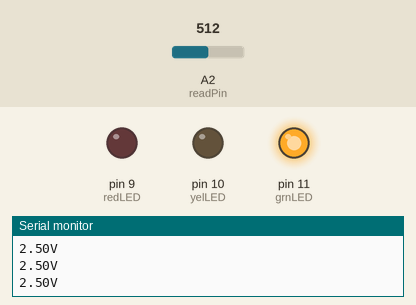
Simulated run of this sketch. Board: Arduino Uno, built with avr-gcc and run on an emulated ATmega328P. On the bench: output pins drawn as LEDs (lit = HIGH), the last lines printed to the serial monitor. Inputs (shaded band) come from the test bench; at power-on: A2 (readPin) = 512.

Above: at 1.3 s.
1.4 s: A2 (readPin) set to 600
2.9 s: A2 (readPin) set to 627
At 4.1 s:
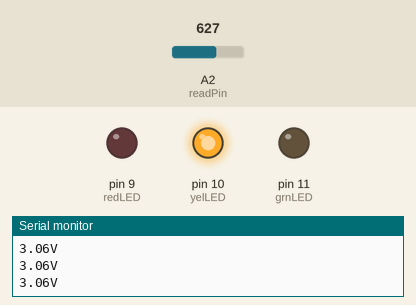
4.5 s: A2 (readPin) set to 809
6.0 s: A2 (readPin) set to 833
At 6.5 s:
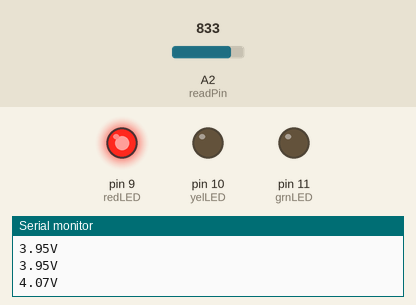
7.5 s: A2 (readPin) set to 716
At 8.7 s:
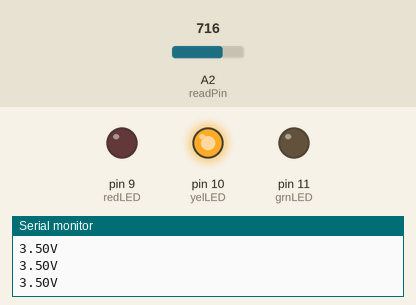
9.0 s: A2 (readPin) set to 900
At 10.0 s:
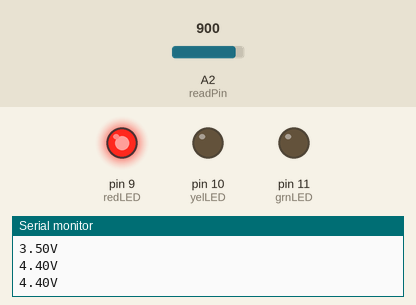
Timing chart, 0 to 11.5 s (numbered marks = the images above; inputs shaded):
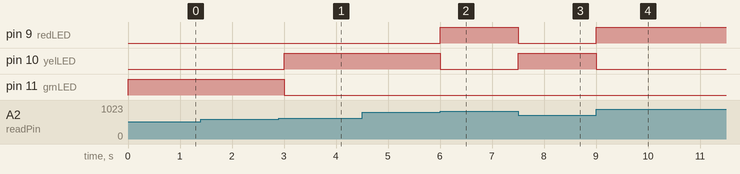

Measured:
- the behaviour switches between 613 and 614 on A2 (readPin) (found by bisection; images 0 and 1)
- the behaviour switches between 818 and 819 on A2 (readPin) (found by bisection; images 1 and 2)
- after the input at 2.9 s, pin 10 (yelLED): LOW → HIGH after 0.10 s; pin 11 (grnLED): HIGH → LOW after 0.10 s
- after the input at 6.0 s, pin 9 (redLED): LOW → HIGH at once; pin 10 (yelLED): HIGH → LOW at once
- after the input at 7.5 s, pin 9 (redLED): HIGH → LOW at once; pin 10 (yelLED): LOW → HIGH at once
- after the input at 9.0 s, pin 9 (redLED): LOW → HIGH at once; pin 10 (yelLED): HIGH → LOW at once

The sketch:

lesson_13_hwrk.ino
```cpp
int readPin = A2;
float readVoltage;
int readTimer = 500;
int redLED = 9;
int yelLED = 10;
int grnLED = 11;

void setup() {
    pinMode(readPin, INPUT);
    pinMode(redLED, OUTPUT);
    pinMode(yelLED, OUTPUT);
    pinMode(grnLED, OUTPUT);
    Serial.begin(9600);
}

void loop() {
    readVoltage = analogRead(readPin) * 5. / 1023.;
    Serial.println(String(readVoltage) + "V");
    if(readVoltage > 4.) {
        digitalWrite(redLED, 1);
        digitalWrite(yelLED, 0);
        digitalWrite(grnLED, 0);
    } else if(readVoltage > 3.) {
        digitalWrite(redLED, 0);
        digitalWrite(yelLED, 1);
        digitalWrite(grnLED, 0);
    } else {
        digitalWrite(redLED, 0);
        digitalWrite(yelLED, 0);
        digitalWrite(grnLED, 1);
    }
    delay(readTimer);
}
```
